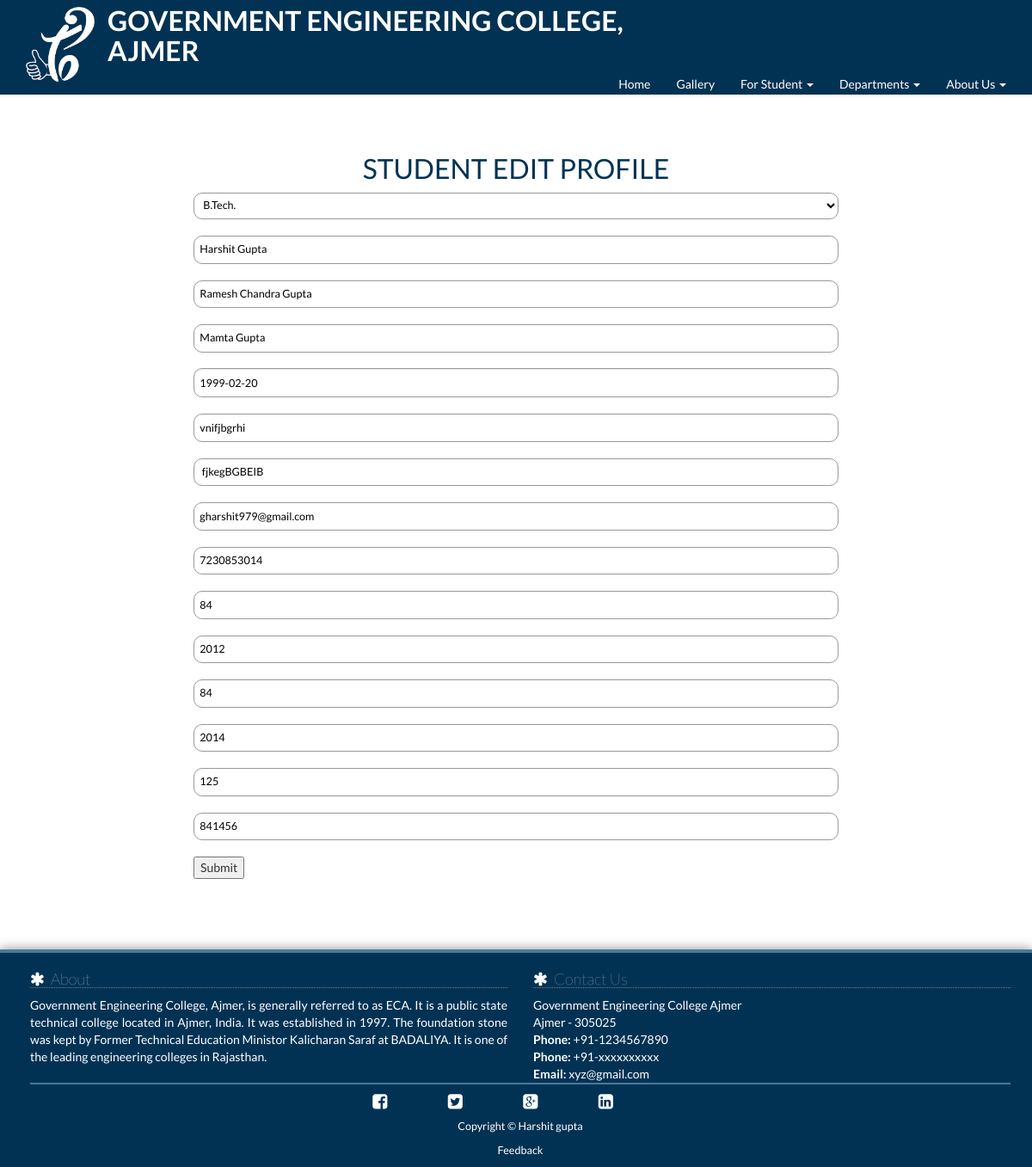
The app's page /editprofile.php (signed in) with its own data.
### tables this page shows
CREATE TABLE `signup` (
  `id` int(55) NOT NULL,
  `course` varchar(20) NOT NULL,
  `student_name` varchar(30) NOT NULL,
  `father_name` varchar(30) NOT NULL,
  `mother_name` varchar(30) NOT NULL,
  `dob` date NOT NULL,
  `permanent_address` varchar(100) NOT NULL,
  `local_address` varchar(100) NOT NULL,
  `email_id` varchar(50) NOT NULL,
  `mobile_no` varchar(50) NOT NULL,
  `percentage/cgpa` varchar(50) NOT NULL,
  `year_passing(10th)` int(10) NOT NULL,
  `peercentage/cgpa` varchar(10) NOT NULL,
  `year_passing(12th)` int(10) NOT NULL,
  `Jee_main_score` int(10) NOT NULL,
  `password` varchar(20) NOT NULL
);

### editprofile.php (the view, shortened to what this page needs)
 <!DOCTYPE
 <html>
 <head>
     <link href="css/bootstrap.min.css" rel="stylesheet">
     <link href="css/modern-business.css" rel="stylesheet">
     <link href="css/style.css" rel="stylesheet" type="text/css" />
     <link href="css/custom.css" rel="stylesheet">
     <link href="css/scrolling-nav.css" rel="stylesheet">
     <link href="font-awesome/css/font-awesome.min.css" rel="stylesheet" type="text/css">
 <link rel="stylesheet" href="https://formden.com/static/cdn/bootstrap-iso.css" />
 <link rel="stylesheet" href="https://cdnjs.cloudflare.com/ajax/libs/bootstrap-datepicker/1.4.1/css/bootstrap-datepicker3.css"/>
 </head>
 <body><section id="header">
     <nav class="navbar navbar-default navbar-fixed-top" role="navigation">
         <div class="container">
             <div class="navbar-header">
             <a class="navbar-brand" href="index.php">
                     <h1 class="hidden-sm visible-lg lg-brand"><img class="lg-logo"  src="img/tplogo.png" />
                     <small id="small"><br></small>GOVERNMENT ENGINEERING COLLEGE, AJMER</h1>
                 </a>
                      </div>
             <div class="collapse navbar-collapse" id="bs-example-navbar-collapse-1">
                 <ul class="nav navbar-nav navbar-right" style="font-size: 14px;">
                     <li class="dropdown">
                         <li><a href="index.php">Home</a></li>
                     </li>
 					<li><a href="gallery.php">Gallery</a></li>
                     <li class="dropdown">
                         <a href="#" class="dropdown-toggle" data-toggle="dropdown">For Student <b class="caret"></b></a>
                     </li>
                    <li class="dropdown">
                         <a href="#" class="dropdown-toggle" data-toggle="dropdown">Departments <b class="caret"></b></a>
                     </li>
 					<li class="dropdown">
                         <a href="#" class="dropdown-toggle" data-toggle="dropdown">About Us <b class="caret"></b></a>
                     </li>
                 </ul>
         </div>
     </nav></section>
 						<div class="header-bottom">
 			<div class="container">
 				<div class="wthree-heading">
 					<h2>Edit profile</h2>
 				</div>
 			</div>
 		</div>
  <?php
     $con=mysqli_connect("localhost","root",'',"tcs");
$query="SELECT * FROM signup WHERE id='".$_SESSION['uid']."'";
$query1=mysqli_query($con,$query);
$result=mysqli_fetch_array($query1);
  ?>
 	<div class="container" style="margin-top:40px;">
 		<div class="contact-form">
 				<form action="editprofile.php" method="post">
 					<div class="row"  class="form-group">
 						<h1 style="text-align:center;">STUDENT EDIT PROFILE</h1>
 						<div class="col-md-2"></div>
 						<div class="col-md-8">
 							<select name="lcourse" value="<?php echo $result['course'] ?>" id="size" required="">
 							<option value="<?php echo $result['course'] ?>">B.Tech.</option>
 							</select>
 							<input type="text" placeholder="Student Name" name="user" value="<?php echo $result['student_name'] ?>" required="">
 							<input type="text" placeholder="Father's name" name="f_name" value="<?php echo $result['father_name'] ?>" required="">
 							<input type="text" placeholder="Mother's name" name="m_name" value="<?php echo $result['mother_name'] ?>" required="">
              <input class="form-control" id="date" name="date" placeholder="YYY/MM/DD" value="<?php echo $result['dob'] ?>"type="text"/>
 							<input type="text" placeholder="Permanent address" name="p_address" value="<?php echo $result['permanent_address'] ?>" required="">
              <input type="text" placeholder="Local" address" name="l_address" value="<?php echo $result['local_address'] ?>" required="">
              <input type="email" placeholder="Email id" name="email" value="<?php echo $result['email_id'] ?>" required="">
              <input type="number" placeholder="mobile no" name="mob_no" value="<?php echo $result['mobile_no'] ?>" maxlength="11" required="">
              <input type="text" placeholder="10th percentage / CGPA" name="per" value="<?php echo $result['percentage/cgpa'] ?>" required="">
              <input type="text" placeholder="Year of passing(10th)" name="yop" value="<?php echo $result['year_passing(10th)'] ?>" required="">
              <input type="text" placeholder="12th percentage / CGPA" name="perr" value="<?php echo $result['peercentage/cgpa'] ?>" required="">
              <input type="text" placeholder="Year of passing(12th)" name="yopp" value="<?php echo $result['year_passing(12th)'] ?>" required="">
              <input type="text" placeholder="Jee maain score" name="jee" value="<?php echo $result['Jee_main_score'] ?>" required="">
              <input type="text" placeholder="password" name="password" value="<?php echo $result['password'] ?>" required="">
              <button class="btn2" name="submit" type="submit">Submit</button>
 						</div>
 					</div>
 				</form>
 		</div>
 	</div><br>
 	<br><div class="footer">
 	    	<div class="container">
 		    	<div class="row">
 		    		<div class="col-footer col-md-6 col-sm-6 col-xs-12">
                         <h3 style="padding-bottom:10px;color:white;"><i class="fa fa-asterisk"></i> &nbsp;About</h3>
                         <p style="color:white;text-align:justify;">Government Engineering College, Ajmer, is generally referred to as ECA. It is a public state technical college located in Ajmer, India. It was established in 1997. The foundation stone was kept by Former Technical Education Ministor Kalicharan Saraf at BADALIYA. It is one of the leading engineering colleges in Rajasthan.</p>
                     </div>
 		    		<div class="col-footer col-md-6 col-sm-6 col-xs-12">
 		    			<h3 style="padding-bottom:15px;"><i class="fa fa-asterisk" style="color:white;"></i> &nbsp;Contact Us</h3>
 		    			<p style="color:white">
 							Government Engineering College Ajmer<br>
 							Ajmer - 305025 <br>
 	        				<b>Phone:</b> +91-1234567890<br/>
 	        				<b>Phone:</b> +91-xxxxxxxxxx<br/>
 	        				<b>Email:</b> <a href="mailto:xyz@gmail.com" target="_blank" class="extlinks" style="color:white">xyz@gmail.com</a>
 	        			</p>
 		    		</div>
 		    	</div>
 		    	<div class="col-md-12 col-sm-12 col-xs-12" align=center id="socialicons" style="border-top: 2px solid #497A9C;padding-top:10px;">
 		    		<div class="col-md-6 col-sm-6 col-md-offset-3 col-xs-12 col-sm-offset-3" align=center style="margin-left:30%;">
 					<div class="col-sm-2 col-xs-2"><a href="#" class="extlinks" target="_blank"><div style="color:white;font-size:20px;"><i class="fa fa-facebook-square"></i></div></a></div>
 					<div class="col-sm-2 col-xs-2"><a href="#" class="extlinks" target="_blank"><div style="color:white;font-size:20px;"><i class="fa fa-twitter-square"></i></div></a></div>
 					<div class="col-sm-2 col-xs-2"><a href="#" class="extlinks" target="_blank"><div style="color:white;font-size:20px;"><i class="fa fa-google-plus-square"></i></div></a></div>
 					<div class="col-sm-2 col-xs-2"><a href="#" class="extlinks" target="_blank"><div style="color:white;font-size:20px;"><i class="fa fa-linkedin-square"></i></div></a></div>
 		    		</div>
 				</div>
 				<div class="col-md-12 col-sm-12">
 	    			<div class="footer-copyright"><a href="#" class="extlinks" style="color:white;">Copyright &copy; Harshit gupta</a></div>
 	    		</div>
 				<div class="col-md-12 col-sm-12" float=right >
 					<div class="footer-copyright" ><a href="#" style="color:white"> Feedback</a> </div>
 				</div>
 		    </div>
 	    </div>
     </body>
 </html>

### css/modern-business.css (style rules this page uses)
html, body { height: 100%; }
body { padding-top: 50px; }

### css/style.css (style rules this page uses)
body { background:#fff; font-family:Arial, sans-serif; }
p { margin-bottom:10px; }

### css/custom.css (style rules this page uses)
.footer { background: #023253; color: #A0A0A0; padding: 0 20px 10px 20px; border-top: 4px solid #497A9C; margin-top: 20px; -webkit-box-shadow: 0 -1px 12px rgba(0,0,0,0.4); -moz-box-shadow: 0 -1px 12px rgba(0,0,0,0.4); box-shadow: 0 -1px 12px rgba(0,0,0,0.4); color: 0 -1px 12px rgba(0,0,0,0.4); margin-top: 0px; }
.footer h3 { color: #E4E4E4; font-size: 1.3em; border-bottom: 1px dotted #7C7C7C; }
.footer-copyright { text-align: center; color: #7C7C7C; padding-top: 10px; font-size: 0.9em; }
.contact-form { margin: 3em 0; }
select { display: inline-block; background: none; border:solid 1px #999999; border-radius:10px; width: 100%; outline: none; padding:.5em; font-size: .9em; color: #000000; margin-bottom: 1.5em; }
.contact-form input[type="number"] { display: inline-block; background: none; border:solid 1px #999999; border-radius:10px; width: 100%; outline: none; padding:.5em; font-size: .9em; color: #000000; margin-bottom: 1.5em; }
.contact-form input[type="text"] { display: inline-block; background: none; border:solid 1px #999999; width: 100%; outline: none; border-radius:10px; padding:.5em; font-size: .9em; color: #000000; margin-bottom: 1.5em; }
.contact-form input[type="email"] { display: inline-block; background: none; border:solid 1px #999999; width: 100%; border-radius:10px; outline: none; padding:.5em; font-size: .9em; color: #000000; margin-bottom: 1.5em; }
body { padding: 20px 0px !important; font-family: 'Lato', sans-serif; }
a { color: #337ab7; text-decoration: none; }
.navbar { background-color: #023253; border:none; min-height: 75px; padding-bottom: 0px !important; }
.navbar-brand { float: left; height: 35px; padding: 20px 15px; font-size: 18px; min-width: 400px; line-height: 20px; }
.navbar-brand h1 { margin-top: -50px; color: #fff; text-transform: uppercase; font-weight: 700; }
.navbar-brand img.lg-logo { float: left; margin: 18px 15px 15px 0px; width: 80px; -webkit-transition-property: all, all; -webkit-transition-duration: .5s; transition-property: width, height; transition-duration: .5s; }
.lg-brand { font-size: 32px; }
ul.nav>li>a { color:#fff }
ul.nav>li>a { color:#fff !important; }
.navbar-nav>li>a { position: relative; top: 13px; }
p { color: #34495e; }
h1,h2,h3 { padding: 0 !important; color: #023253; }
h1 { font-size: 32px; }
h3 { font-size: 18px; font-weight: 200; }
h2 { font-size: 24px; font-weight: 200; }

### css/scrolling-nav.css (style rules this page uses)
body { width: 100%; height: 100%; }
@media (min-width:767px) { .navbar { padding: 20px 0; -webkit-transition: all .5s ease-in-out,padding .5s ease-in-out; -moz-transition: all .5s ease-in-out,padding .5s ease-in-out; transition: all .5s ease-in-out,padding .5s ease-in-out; } }

### editprofile.php (style rules this page uses)
p { color: red; margin: 0; }
.contact-form { margin: 3em 0; }
select { display: inline-block; background: none; border:solid 1px #999999; border-radius:10px; width: 100%; outline: none; padding:.5em; font-size: .9em; color: #000000; margin-bottom: 1.5em; }
.contact-form input[type="number"] { display: inline-block; background: none; border:solid 1px #999999; border-radius:10px; width: 100%; outline: none; padding:.5em; font-size: .9em; color: #000000; margin-bottom: 1.5em; }
.contact-form input[type="text"] { display: inline-block; background: none; border:solid 1px #999999; width: 100%; outline: none; border-radius:10px; padding:.5em; font-size: .9em; color: #000000; margin-bottom: 1.5em; }
.contact-form input[type="email"] { display: inline-block; background: none; border:solid 1px #999999; width: 100%; border-radius:10px; outline: none; padding:.5em; font-size: .9em; color: #000000; margin-bottom: 1.5em; }

### records on screen
signup: lcourse "B.Tech.", user "Harshit Gupta", f_name "Ramesh Chandra Gupta", m_name "Mamta Gupta", date "1999-02-20", p_address "vnifjbgrhi", l_address "fjkegBGBEIB", email "gharshit979@gmail.com", mob_no "7230853014", per "84", yop "2012", perr "84", yopp "2014", jee "125", password "841456"
